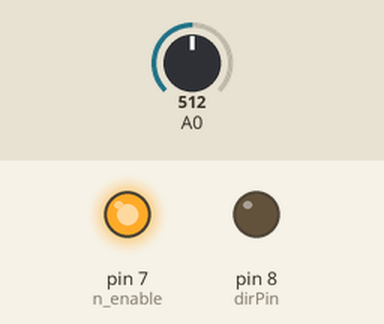
A sketch run on a simulated Arduino Uno, built with avr-gcc and run on an emulated ATmega328P. Shown: output pins drawn as LEDs (lit = HIGH). The inputs (shaded band) are chosen by the test bench; at power-on: A0 = 512. Pins used as bus, display or sensor lines are not drawn.

Above: at 1.2 s.
1.3 s: A0 set to 693
2.8 s: A0 set to 719
At 3.4 s:
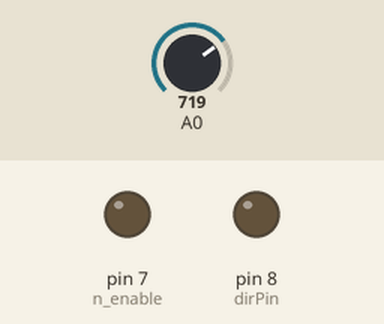
4.3 s: A0 set to 290
At 4.8 s:
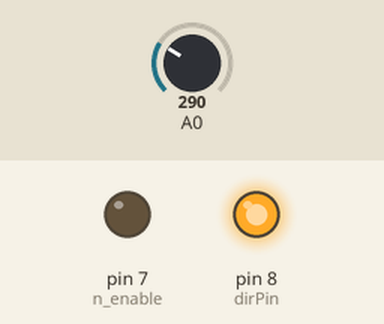
5.8 s: A0 set to 309
At 6.2 s:
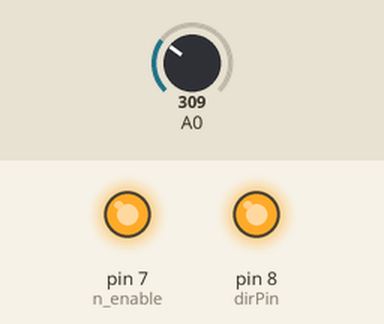
7.3 s: A0 set to 122
At 8.0 s:
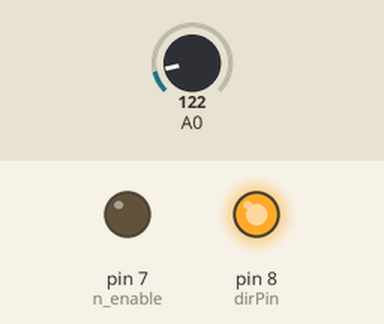
8.8 s: A0 set to 306
At 9.4 s:
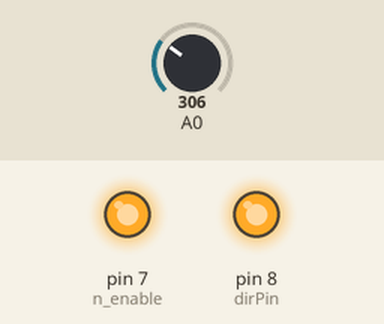
Timing chart, 0 to 11.3 s (numbered marks = the images above; inputs shaded):
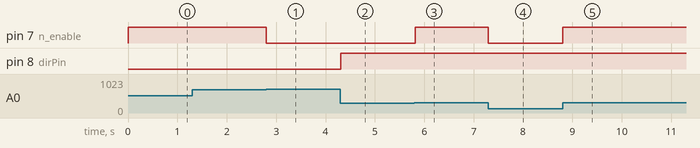

The sketch:

DRV8825_Test_Arduino.ino
```cpp
int dirPin = 8;
int stepperPin = 11;
int n_enable = 7; // NOTE: enable pin is active low!
bool direct = true;
#define DELAY 1500
void setup() {
 pinMode(dirPin, OUTPUT);
 pinMode(stepperPin, OUTPUT);
 pinMode(n_enable, OUTPUT);
 digitalWrite(n_enable, true);
 setPwmFrequency(stepperPin, 128);
}
void stepSome(int steps){
  for (int i = 0; i < steps; i ++){
    digitalWrite(stepperPin, HIGH);
    delayMicroseconds(DELAY);
    digitalWrite(stepperPin, LOW);
    if (i != steps)
      delayMicroseconds(DELAY);
      else delayMicroseconds(DELAY-100);
  }
}
void loop(){
  int value = analogRead(0);
  if (value > 700) {
    direct = false;
    digitalWrite(n_enable, false);
    digitalWrite(dirPin,direct);
    stepSome(20);
    //analogWrite(stepperPin, 128);
  }
  else if (value < 300) {
    direct = true;
    digitalWrite(n_enable, false);
    digitalWrite(dirPin,direct);
    stepSome(20);
    //analogWrite(stepperPin, 128);
  }
  else digitalWrite(n_enable, true);

}

void setPwmFrequency(int pin, int divisor) {
  byte mode;
  if(pin == 5 || pin == 6 || pin == 9 || pin == 10) {
    switch(divisor) {
      case 1: mode = 0x01; break;
      case 8: mode = 0x02; break;
      case 64: mode = 0x03; break;
      case 256: mode = 0x04; break;
      case 1024: mode = 0x05; break;
      default: return;
    }
    if(pin == 5 || pin == 6) {
      TCCR0B = TCCR0B & 0b11111000 | mode;
    } else {
      TCCR1B = TCCR1B & 0b11111000 | mode;
    }
  } else if(pin == 3 || pin == 11) {
    switch(divisor) {
      case 1: mode = 0x01; break;
      case 8: mode = 0x02; break;
      case 32: mode = 0x03; break;
      case 64: mode = 0x04; break;
      case 128: mode = 0x05; break;
      case 256: mode = 0x06; break;
      case 1024: mode = 0x7; break;
      default: return;
    }
    TCCR2B = TCCR2B & 0b11111000 | mode;
  }
}
```

Measured:
- the behaviour switches between 700 and 701 on A0 (found by bisection; images 0 and 1)
- the behaviour switches between 299 and 300 on A0 (found by bisection; images 2 and 3)
- after the input at 1.3 s, every drawn part: stays the same
- after the input at 2.8 s, pin 7 (n_enable): HIGH → LOW at once
- after the input at 4.3 s, pin 8 (dirPin): LOW → HIGH at once
- after the input at 5.8 s, pin 7 (n_enable): LOW → HIGH at once
- after the input at 7.3 s, pin 7 (n_enable): HIGH → LOW at once
- after the input at 8.8 s, pin 7 (n_enable): LOW → HIGH at once
